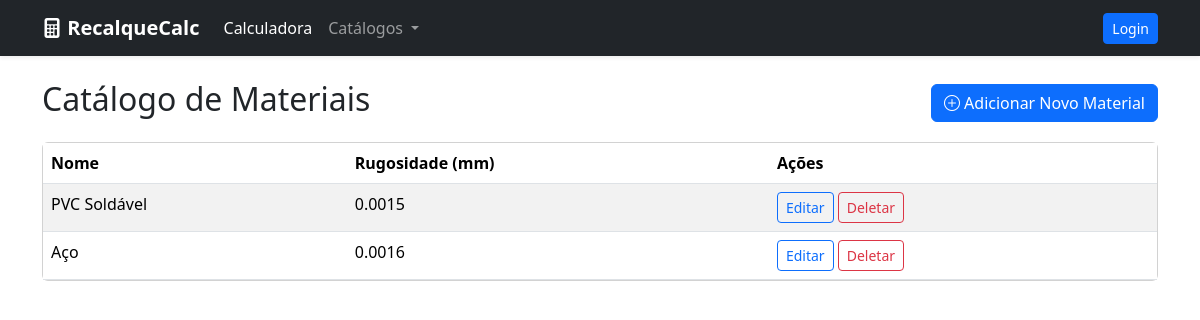
The app's page /catalog/materiais/, older data.
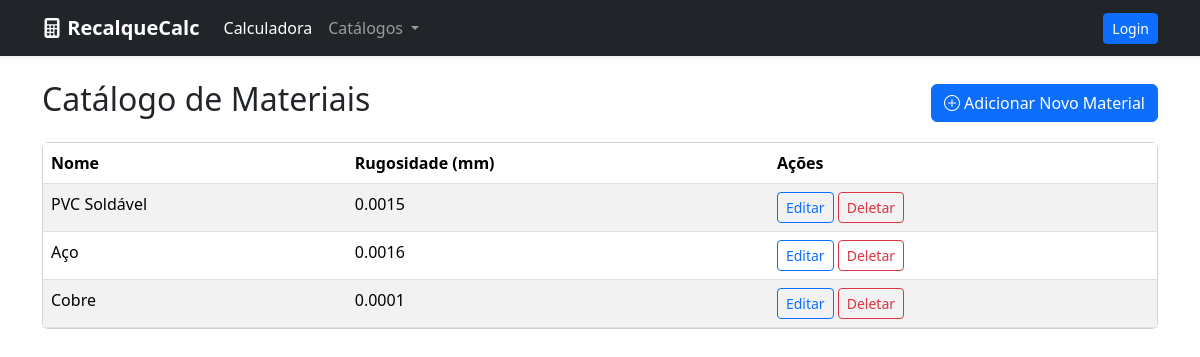
The same page, newer data.
### calculator/models.py (models this page shows, shortened)
class Material(models.Model):
    nome = models.CharField(max_length=100, unique=True, help_text="Ex: PVC Soldável, Aço Carbono")
    rugosidade_mm = models.FloatField(help_text="Rugosidade absoluta (ε) em milímetros")

### calculator/views.py (the view)
# urls.py: path('catalog/materiais/', views.MaterialListView.as_view(), name='material_list'),
class MaterialListView(ListView):
    model = Material
    template_name = 'calculator/material_list.html'  # O template que vamos criar
    context_object_name = 'materiais' # O nome da variável no template

### calculator/templates/calculator/material_list.html
{% extends "calculator/base.html" %} {% block content %}
<div class="d-flex justify-content-between align-items-center mb-3">
    <h2>Catálogo de Materiais</h2>
    <a href="{% url 'material_create' %}" class="btn btn-primary">
        <i class="bi bi-plus-circle"></i> Adicionar Novo Material
    </a>
</div>
<div class="card">
    <div class="table-responsive">
        <table class="table table-striped table-hover mb-0">
            <thead>
                <tr>
                    <th>Nome</th>
                    <th>Rugosidade (mm)</th>
                    <th>Ações</th>
                </tr>
            </thead>
            <tbody>
                {% for material in materiais %}
                <tr>
                    <td>{{ material.nome }}</td>
                    <td>{{ material.rugosidade_mm }}</td>
                    <td>
                        <a href="{% url 'material_update' material.pk %}" class="btn btn-sm btn-outline-primary">Editar</a>
                        <a href="{% url 'material_delete' material.pk %}" class="btn btn-sm btn-outline-danger">Deletar</a>
                    </td>
                </tr>
                {% empty %}
                <tr>
                    <td colspan="3" class="text-center">Nenhum material cadastrado.</td>
                </tr>
                {% endfor %}
            </tbody>
        </table>
    </div>
</div>
{% endblock %}

Row changes from the older to the newer data that the page shows:
added Material: nome "Cobre", rugosidade_mm "0.0001"
